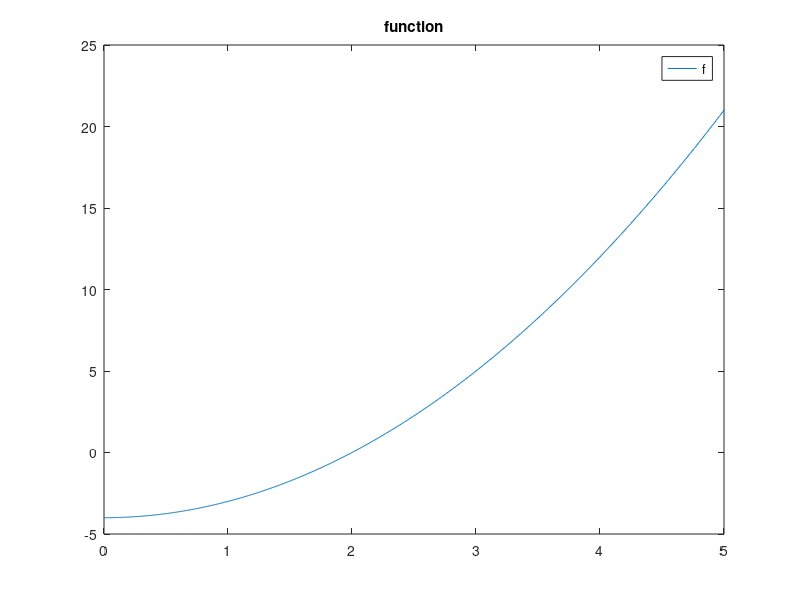

MATLAB code to generate this figure: (Note: this script raises an error after producing the figure.)
fprintf('verify secant method\n')

% function
f = @(x)(x.^2 - 4);

% plot function
figure(1)
fplot(f,[0,5])
title('function')
legend('f')

% secant method 
tollf = 10^-8; tollr = 0; tolla = 10^-8; kmax = 100;
x0 = 1; x1 = 3;
ris = secant(f,x0,x1,tollf,tolla,tollr,kmax);

% secant method for the plot 
ris = secantPlot(f,x0,x1,tollf,tolla,tollr,kmax);

% plot the convergence 
figure(2)
plot((1:length(ris)),ris)
title('convergence')
legend('secant method')
xlabel('step')
ylabel('residual')
